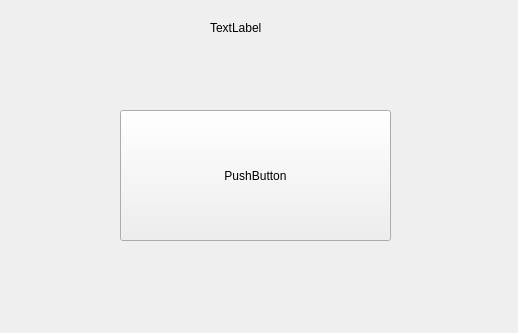
<?xml version="1.0" encoding="UTF-8"?>
<ui version="4.0">
 <class>Widget</class>
 <widget class="QWidget" name="Widget">
  <property name="geometry">
   <rect>
    <x>0</x>
    <y>0</y>
    <width>518</width>
    <height>333</height>
   </rect>
  </property>
  <property name="windowTitle">
   <string>Widget</string>
  </property>
  <widget class="MyPushButton" name="pushButton">
   <property name="geometry">
    <rect>
     <x>120</x>
     <y>110</y>
     <width>271</width>
     <height>131</height>
    </rect>
   </property>
   <property name="text">
    <string>PushButton</string>
   </property>
  </widget>
  <widget class="QLabel" name="label">
   <property name="geometry">
    <rect>
     <x>210</x>
     <y>20</y>
     <width>72</width>
     <height>15</height>
    </rect>
   </property>
   <property name="text">
    <string>TextLabel</string>
   </property>
  </widget>
 </widget>
 <layoutdefault spacing="6" margin="11"/>
 <customwidgets>
  <customwidget>
   <class>MyPushButton</class>
   <extends>QPushButton</extends>
   <header>mypushbutton.h</header>
  </customwidget>
 </customwidgets>
 <resources/>
 <connections/>
</ui>
